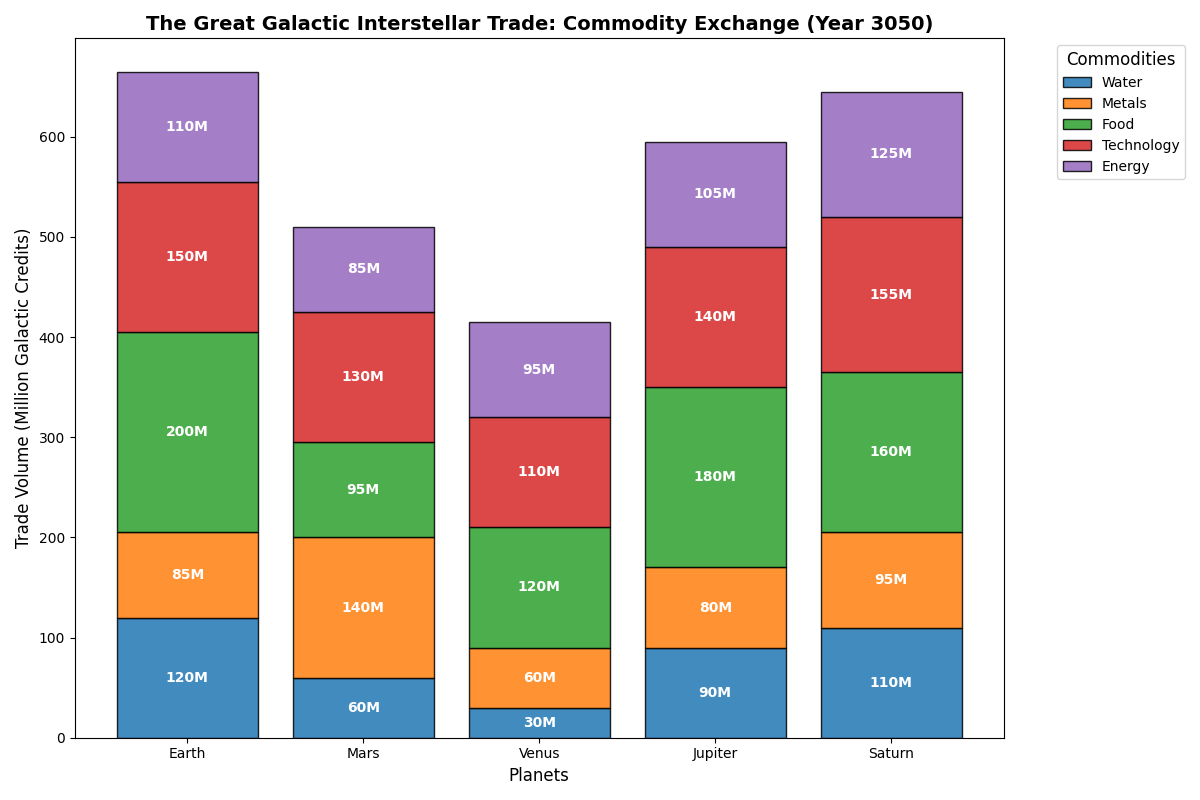

Reproduce this figure in Python.
import matplotlib.pyplot as plt
import numpy as np

# Backstory: "The Great Galactic Interstellar Trade"
# This plot shows the trade volume between different planets for various commodities in the galactic year 3050.

# Data for the plot
planets = ['Earth', 'Mars', 'Venus', 'Jupiter', 'Saturn']
commodities = ['Water', 'Metals', 'Food', 'Technology', 'Energy']

# Trade volumes in million galactic credits
trade_volumes = {
    'Water': [120, 60, 30, 90, 110],
    'Metals': [85, 140, 60, 80, 95],
    'Food': [200, 95, 120, 180, 160],
    'Technology': [150, 130, 110, 140, 155],
    'Energy': [110, 85, 95, 105, 125],
}

# Colors for each commodity
colors = ['#1f77b4', '#ff7f0e', '#2ca02c', '#d62728', '#9467bd']

# Set up subplots
fig, ax = plt.subplots(figsize=(12, 8))

# Positions for each planet
bar_positions = np.arange(len(planets))

# Initialize bottom for stacking bars
cumulative_bottom = np.zeros(len(planets))

# Plot each commodity's trade volume
for commodity, color in zip(commodities, colors):
    ax.bar(bar_positions, trade_volumes[commodity], bottom=cumulative_bottom, color=color, edgecolor='black', label=commodity, alpha=0.85)
    # Update cumulative bottom for the next stack
    cumulative_bottom += np.array(trade_volumes[commodity])

# Annotate each segment with its volume value
for i, planet in enumerate(planets):
    cumulative_value = 0
    for commodity in commodities:
        val = trade_volumes[commodity][i]
        if val > 15:  # Annotate only meaningful values to avoid clutter
            ax.text(i, cumulative_value + val/2, f'{val}M', ha='center', va='center', color='white', weight='bold', fontsize=10)
        cumulative_value += val

# Labels and title
ax.set_xticks(bar_positions)
ax.set_xticklabels(planets)
ax.set_xlabel("Planets", fontsize=12)
ax.set_ylabel("Trade Volume (Million Galactic Credits)", fontsize=12)
ax.set_title("The Great Galactic Interstellar Trade: Commodity Exchange (Year 3050)", fontsize=14, fontweight='bold')

# Add a legend
ax.legend(title="Commodities", bbox_to_anchor=(1.05, 1), loc='upper left', fontsize=10, title_fontsize='12')

# Improve layout to fit plot within the figure area
plt.tight_layout()

# Show plot
plt.show()
